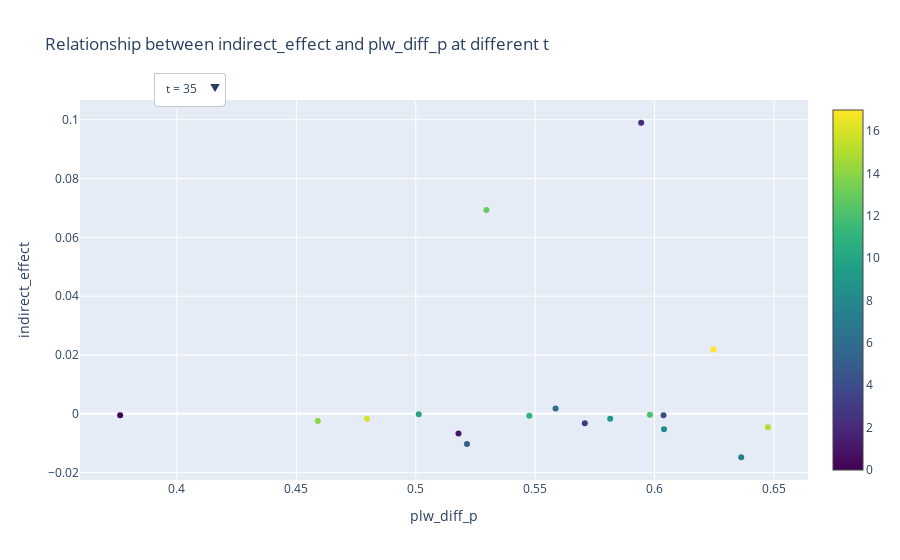

Here is the notebook cell this chart was saved with:
### Code cell
import plotly.graph_objects as go

# 获取所有唯一的 t 值
unique_t = sorted(merged_df2['t'].unique())

# 创建一个 Figure 对象
fig = go.Figure()

# 为每个 t 值创建一个散点图
for t in unique_t:
    df_t = merged_df2[merged_df2['t'] == t]
    fig.add_trace(
        go.Scatter(
            x=df_t['plw_diff_p'],
            y=df_t['indirect_effect'],
            mode='markers',
            name=f't = {t}',
            visible=(t == unique_t[0]),  # 只显示第一个 t 的散点图
            marker=dict(
                color=pd.Categorical(df_t['District']).codes,
                colorscale='Viridis',
                showscale=True
            ),
            text=df_t['District'],  # 指定每个点显示的文本为 District
            hoverinfo='text+x+y'  # 鼠标悬停时显示文本、x 值和 y 值
        )
    )

# 创建时间选择器
updatemenus = [
    dict(
        buttons=list([
            dict(
                args=[{'visible': [t_val == t for t_val in unique_t]}],
                label=f't = {t}',
                method='update'
            ) for t in unique_t
        ]),
        direction='down',
        pad={'r': 10, 't': 10},
        showactive=True,
        x=0.1,
        xanchor='left',
        y=1.1,
        yanchor='top'
    )
]

# 更新图形布局
fig.update_layout(
    title='Relationship between indirect_effect and plw_diff_p at different t',
    xaxis_title='plw_diff_p',
    yaxis_title='indirect_effect',
    updatemenus=updatemenus
)

# 显示图形
fig.show()

### Figure 1 — Plotly figure (JSON) as saved in the notebook; plotly's stock layout.template omitted (floating-point values rounded to 4 significant figures)
{"data": [{"hoverinfo": "text+x+y", "marker": {"color": [0, 1, 2, 3, 4, 5, 6, 7, 8, 9, 10, 11, 12, 13, 14, 15, 16, 17], "colorscale": [[0, "#440154"], [0.1111, "#482878"], [0.2222, "#3e4989"], [0.3333, "#31688e"], [0.4444, "#26828e"], [0.5556, "#1f9e89"], [0.6667, "#35b779"], [0.7778, "#6ece58"], [0.8889, "#b5de2b"], [1, "#fde725"]], "showscale": true}, "mode": "markers", "name": "t = 7", "text": ["Central and Western", "Eastern", "Islands", "Kowloon City", "Kwai Tsing", "Kwun Tong", "North", "Sai Kung", "Sha Tin", "Sham Shui Po", "Southern", "Tai Po", "Tsuen Wan", "Tuen Mun", "Wan Chai", "Wong Tai Sin", "Yau Tsim Mong", "Yuen Long"], "type": "scatter", "visible": false, "x": [0.3762, 0.5179, 0.5944, 0.5708, 0.6038, 0.5215, 0.5585, 0.6363, 0.604, 0.5814, 0.5013, 0.5476, 0.5981, 0.5296, 0.459, 0.6474, 0.4796, 0.6247], "y": [0.0003285, -0.00071, 0.03972, -0.0001377, -2.426e-05, -0.003352, -7.376e-05, -0.006255, -0.003184, -2.706e-05, -2.046e-05, -0.001572, 1.753e-05, 0.02226, 0.0005823, -0.001509, 5.091e-05, 0.004261]}, {"hoverinfo": "text+x+y", "marker": {"color": [0, 1, 2, 3, 4, 5, 6, 7, 8, 9, 10, 11, 12, 13, 14, 15, 16, 17], "colorscale": [[0, "#440154"], [0.1111, "#482878"], [0.2222, "#3e4989"], [0.3333, "#31688e"], [0.4444, "#26828e"], [0.5556, "#1f9e89"], [0.6667, "#35b779"], [0.7778, "#6ece58"], [0.8889, "#b5de2b"], [1, "#fde725"]], "showscale": true}, "mode": "markers", "name": "t = 14", "text": ["Central and Western", "Eastern", "Islands", "Kowloon City", "Kwai Tsing", "Kwun Tong", "North", "Sai Kung", "Sha Tin", "Sham Shui Po", "Southern", "Tai Po", "Tsuen Wan", "Tuen Mun", "Wan Chai", "Wong Tai Sin", "Yau Tsim Mong", "Yuen Long"], "type": "scatter", "visible": false, "x": [0.3762, 0.5179, 0.5944, 0.5708, 0.6038, 0.5215, 0.5585, 0.6363, 0.604, 0.5814, 0.5013, 0.5476, 0.5981, 0.5296, 0.459, 0.6474, 0.4796, 0.6247], "y": [-9.674e-05, -0.003976, 0.05441, -0.001865, -0.0003201, -0.007125, 0.001095, -0.0109, -0.004361, -0.0009643, 5.637e-07, -0.0009089, -0.0002432, 0.03943, -0.001035, -0.003276, -0.00091, 0.01074]}, {"hoverinfo": "text+x+y", "marker": {"color": [0, 1, 2, 3, 4, 5, 6, 7, 8, 9, 10, 11, 12, 13, 14, 15, 16, 17], "colorscale": [[0, "#440154"], [0.1111, "#482878"], [0.2222, "#3e4989"], [0.3333, "#31688e"], [0.4444, "#26828e"], [0.5556, "#1f9e89"], [0.6667, "#35b779"], [0.7778, "#6ece58"], [0.8889, "#b5de2b"], [1, "#fde725"]], "showscale": true}, "mode": "markers", "name": "t = 21", "text": ["Central and Western", "Eastern", "Islands", "Kowloon City", "Kwai Tsing", "Kwun Tong", "North", "Sai Kung", "Sha Tin", "Sham Shui Po", "Southern", "Tai Po", "Tsuen Wan", "Tuen Mun", "Wan Chai", "Wong Tai Sin", "Yau Tsim Mong", "Yuen Long"], "type": "scatter", "visible": false, "x": [0.3762, 0.5179, 0.5944, 0.5708, 0.6038, 0.5215, 0.5585, 0.6363, 0.604, 0.5814, 0.5013, 0.5476, 0.5981, 0.5296, 0.459, 0.6474, 0.4796, 0.6247], "y": [-4.96e-05, -0.002767, 0.05999, -0.001081, 0.0001023, -0.004563, 0.004447, -0.007082, -0.001113, -0.0004021, -2.164e-06, 0.002999, 0.0001727, 0.05137, -0.0007441, -0.001531, -0.0004072, 0.01957]}, {"hoverinfo": "text+x+y", "marker": {"color": [0, 1, 2, 3, 4, 5, 6, 7, 8, 9, 10, 11, 12, 13, 14, 15, 16, 17], "colorscale": [[0, "#440154"], [0.1111, "#482878"], [0.2222, "#3e4989"], [0.3333, "#31688e"], [0.4444, "#26828e"], [0.5556, "#1f9e89"], [0.6667, "#35b779"], [0.7778, "#6ece58"], [0.8889, "#b5de2b"], [1, "#fde725"]], "showscale": true}, "mode": "markers", "name": "t = 28", "text": ["Central and Western", "Eastern", "Islands", "Kowloon City", "Kwai Tsing", "Kwun Tong", "North", "Sai Kung", "Sha Tin", "Sham Shui Po", "Southern", "Tai Po", "Tsuen Wan", "Tuen Mun", "Wan Chai", "Wong Tai Sin", "Yau Tsim Mong", "Yuen Long"], "type": "scatter", "visible": false, "x": [0.3762, 0.5179, 0.5944, 0.5708, 0.6038, 0.5215, 0.5585, 0.6363, 0.604, 0.5814, 0.5013, 0.5476, 0.5981, 0.5296, 0.459, 0.6474, 0.4796, 0.6247], "y": [-0.0006749, -0.007491, 0.03979, -0.003887, -0.0008942, -0.01133, 0.0004782, -0.01604, -0.006665, -0.002191, -8.571e-05, -0.002178, -0.000788, 0.03723, -0.002843, -0.005587, -0.002143, 0.01154]}, {"hoverinfo": "text+x+y", "marker": {"color": [0, 1, 2, 3, 4, 5, 6, 7, 8, 9, 10, 11, 12, 13, 14, 15, 16, 17], "colorscale": [[0, "#440154"], [0.1111, "#482878"], [0.2222, "#3e4989"], [0.3333, "#31688e"], [0.4444, "#26828e"], [0.5556, "#1f9e89"], [0.6667, "#35b779"], [0.7778, "#6ece58"], [0.8889, "#b5de2b"], [1, "#fde725"]], "showscale": true}, "mode": "markers", "name": "t = 35", "text": ["Central and Western", "Eastern", "Islands", "Kowloon City", "Kwai Tsing", "Kwun Tong", "North", "Sai Kung", "Sha Tin", "Sham Shui Po", "Southern", "Tai Po", "Tsuen Wan", "Tuen Mun", "Wan Chai", "Wong Tai Sin", "Yau Tsim Mong", "Yuen Long"], "type": "scatter", "visible": true, "x": [0.3762, 0.5179, 0.5944, 0.5708, 0.6038, 0.5215, 0.5585, 0.6363, 0.604, 0.5814, 0.5013, 0.5476, 0.5981, 0.5296, 0.459, 0.6474, 0.4796, 0.6247], "y": [-0.000493, -0.006719, 0.09897, -0.003226, -0.0004738, -0.01021, 0.001834, -0.01476, -0.005244, -0.001664, -0.0001, -0.0006698, -0.0003318, 0.06933, -0.002413, -0.004586, -0.00164, 0.0219]}, {"hoverinfo": "text+x+y", "marker": {"color": [0, 1, 2, 3, 4, 5, 6, 7, 8, 9, 10, 11, 12, 13, 14, 15, 16, 17], "colorscale": [[0, "#440154"], [0.1111, "#482878"], [0.2222, "#3e4989"], [0.3333, "#31688e"], [0.4444, "#26828e"], [0.5556, "#1f9e89"], [0.6667, "#35b779"], [0.7778, "#6ece58"], [0.8889, "#b5de2b"], [1, "#fde725"]], "showscale": true}, "mode": "markers", "name": "t = 42", "text": ["Central and Western", "Eastern", "Islands", "Kowloon City", "Kwai Tsing", "Kwun Tong", "North", "Sai Kung", "Sha Tin", "Sham Shui Po", "Southern", "Tai Po", "Tsuen Wan", "Tuen Mun", "Wan Chai", "Wong Tai Sin", "Yau Tsim Mong", "Yuen Long"], "type": "scatter", "visible": false, "x": [0.3762, 0.5179, 0.5944, 0.5708, 0.6038, 0.5215, 0.5585, 0.6363, 0.604, 0.5814, 0.5013, 0.5476, 0.5981, 0.5296, 0.459, 0.6474, 0.4796, 0.6247], "y": [0.0005557, -0.0006382, 0.1755, 0.0008114, 0.001426, -0.001442, 0.008457, -0.003526, 0.003059, 0.001161, 9.921e-05, 0.007487, 0.001581, 0.1175, 0.0004795, 0.001363, 0.001079, 0.04262]}, {"hoverinfo": "text+x+y", "marker": {"color": [0, 1, 2, 3, 4, 5, 6, 7, 8, 9, 10, 11, 12, 13, 14, 15, 16, 17], "colorscale": [[0, "#440154"], [0.1111, "#482878"], [0.2222, "#3e4989"], [0.3333, "#31688e"], [0.4444, "#26828e"], [0.5556, "#1f9e89"], [0.6667, "#35b779"], [0.7778, "#6ece58"], [0.8889, "#b5de2b"], [1, "#fde725"]], "showscale": true}, "mode": "markers", "name": "t = 49", "text": ["Central and Western", "Eastern", "Islands", "Kowloon City", "Kwai Tsing", "Kwun Tong", "North", "Sai Kung", "Sha Tin", "Sham Shui Po", "Southern", "Tai Po", "Tsuen Wan", "Tuen Mun", "Wan Chai", "Wong Tai Sin", "Yau Tsim Mong", "Yuen Long"], "type": "scatter", "visible": false, "x": [0.3762, 0.5179, 0.5944, 0.5708, 0.6038, 0.5215, 0.5585, 0.6363, 0.604, 0.5814, 0.5013, 0.5476, 0.5981, 0.5296, 0.459, 0.6474, 0.4796, 0.6247], "y": [0.0005229, -0.001102, 0.1872, 0.0006668, 0.001528, -0.002063, 0.009622, -0.004461, 0.003146, 0.001144, 6.995e-05, 0.008266, 0.001706, 0.1244, 0.000315, 0.001255, 0.001051, 0.04575]}, {"hoverinfo": "text+x+y", "marker": {"color": [0, 1, 2, 3, 4, 5, 6, 7, 8, 9, 10, 11, 12, 13, 14, 15, 16, 17], "colorscale": [[0, "#440154"], [0.1111, "#482878"], [0.2222, "#3e4989"], [0.3333, "#31688e"], [0.4444, "#26828e"], [0.5556, "#1f9e89"], [0.6667, "#35b779"], [0.7778, "#6ece58"], [0.8889, "#b5de2b"], [1, "#fde725"]], "showscale": true}, "mode": "markers", "name": "t = 56", "text": ["Central and Western", "Eastern", "Islands", "Kowloon City", "Kwai Tsing", "Kwun Tong", "North", "Sai Kung", "Sha Tin", "Sham Shui Po", "Southern", "Tai Po", "Tsuen Wan", "Tuen Mun", "Wan Chai", "Wong Tai Sin", "Yau Tsim Mong", "Yuen Long"], "type": "scatter", "visible": false, "x": [0.3762, 0.5179, 0.5944, 0.5708, 0.6038, 0.5215, 0.5585, 0.6363, 0.604, 0.5814, 0.5013, 0.5476, 0.5981, 0.5296, 0.459, 0.6474, 0.4796, 0.6247], "y": [-0.0004049, -0.007415, 0.1539, -0.003273, -0.0001329, -0.01125, 0.003938, -0.01649, -0.004883, -0.00149, -6.87e-05, 0.0008808, 7.075e-05, 0.09882, -0.002524, -0.004559, -0.001488, 0.03264]}], "layout": {"autosize": true, "title": {"text": "Relationship between indirect_effect and plw_diff_p at different t"}, "updatemenus": [{"active": 4, "buttons": [{"args": [{"visible": [true, false, false, false, false, false, false, false]}], "label": "t = 7", "method": "update"}, {"args": [{"visible": [false, true, false, false, false, false, false, false]}], "label": "t = 14", "method": "update"}, {"args": [{"visible": [false, false, true, false, false, false, false, false]}], "label": "t = 21", "method": "update"}, {"args": [{"visible": [false, false, false, true, false, false, false, false]}], "label": "t = 28", "method": "update"}, {"args": [{"visible": [false, false, false, false, true, false, false, false]}], "label": "t = 35", "method": "update"}, {"args": [{"visible": [false, false, false, false, false, true, false, false]}], "label": "t = 42", "method": "update"}, {"args": [{"visible": [false, false, false, false, false, false, true, false]}], "label": "t = 49", "method": "update"}, {"args": [{"visible": [false, false, false, false, false, false, false, true]}], "label": "t = 56", "method": "update"}], "direction": "down", "pad": {"r": 10, "t": 10}, "showactive": true, "x": 0.1, "xanchor": "left", "y": 1.1, "yanchor": "top"}], "xaxis": {"autorange": true, "range": [0.3598, 0.6639], "title": {"text": "plw_diff_p"}, "type": "linear"}, "yaxis": {"autorange": true, "range": [-0.02414, 0.1084], "title": {"text": "indirect_effect"}, "type": "linear"}}}
